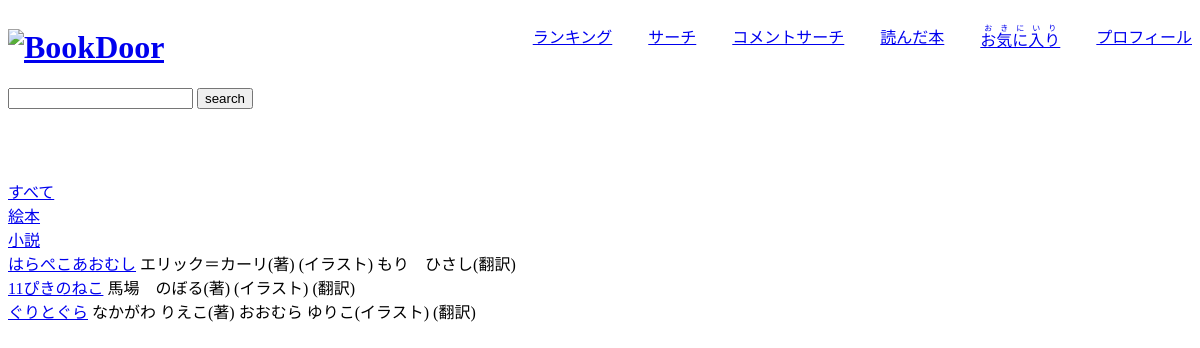
The page /book_search/1/None on the database its author committed.
### bookdoor/models.py (models this page shows, shortened)
class Category(models.Model):
  category=models.CharField(max_length=20)

class Book(models.Model):
  title=models.CharField(max_length=100)
  author=models.CharField(max_length=100,blank=True, null=True)
  illustrator=models.CharField(max_length=100,blank=True, null=True)
  translator=models.CharField(max_length=100,blank=True, null=True)
  publisher=models.CharField(max_length=100,blank=True, null=True)
  category_id=models.IntegerField(blank=True, null=True)
  url=models.CharField(max_length=100,blank=True, null=True)
  code=models.CharField(max_length=10)
  evaluation=models.FloatField(default=0)
  date=models.DateField(blank=True, null=True)

### bookdoor/views.py (the view, shortened to what this page needs)
# urls.py: path(r'book_search/<int:category_id>/<str:search>',BookSearchView.as_view(),\
class BookSearchView(TemplateView):
  def __init__(self):
    self.params={
      'form':BookSearchForm(),
      'search':'None',
      'data':'',
      'count':'',
      'category':Category.objects.all(),
      'category_id':'',
    }
  def get(self,request,category_id,search):
    if search != 'None' and category_id != 0:
      data=Book.objects.filter(Q(title__icontains=search)|Q(author__icontains=search)|\
        Q(illustrator__icontains=search)|Q(translator__icontains=search)|\
          Q(publisher__icontains=search)).filter(category_id=category_id)
    elif category_id != 0:
      data=Book.objects.filter(category_id=category_id)
    elif search != 'None':
      data=Book.objects.filter(Q(title__icontains=search)|Q(author__icontains=search)|\
        Q(illustrator__icontains=search)|Q(translator__icontains=search)|\
          Q(publisher__icontains=search))
    else:
      data=Book.objects.all()
    self.params['count']=len(data)
    self.params['data']=data
    if search != 'None':
      initial_dict=dict(search=search)
      self.params['form']=BookSearchForm(request.GET or None, initial=initial_dict)
    self.params['search']=search
    self.params['category_id']=category_id
    return render(request,'bookdoor/book_search.html', self.params)

### bookdoor/forms.py
class BookSearchForm(forms.Form):
  search=forms.CharField(label='',required=None)

### bookdoor/templates/bookdoor/book_search.html (shortened to what this page needs)
{% extends 'bookdoor/layout.html' %}
{% block content %}
<form action="{% url 'bookdoor:book_search' category_id 'None' %}" method="post">
  {{ form }}
  <input type="submit" value="search">
</form>
<br><br><br>
<div>
  <div><a href="{% url 'bookdoor:book_search' 0 search %}">すべて</a></div>
  {% for item in category %}
  <div><a href="{% url 'bookdoor:book_search' item.id search %}">{{ item.category }}</a></div>
  {% endfor %}
</div>
{% if count == 0 %}
<div>存在しません</div>
{% else %}
{% for item in data %}
<tr>
  <th><a href="{% url 'bookdoor:book_detail' item.code %}" >{{ item.title }}</a></th>
  <td>
    {% if item.author != None %}
    {{ item.author}}(著)
    {% endif %}
  </td>
  <td>
    {% if item.illustrator != None %}
    {{ item.illustrator}}(イラスト)
    {% endif %}
  </td>
  <td>
    {% if item.translator != None %}
    {{ item.translator }}(翻訳)
    {% endif %}
  </td>
</tr>
<br>
{% endfor %}
{% endif %}
{% endblock %}

### rows shown on the page
Category: category "絵本"
Category: category "小説"
Book: title "はらぺこあおむし", author "エリック＝カーリ", translator "もり ひさし"
Book: title "11ぴきのねこ", author "馬場 のぼる"
Book: title "ぐりとぐら", author "なかがわ りえこ", illustrator "おおむら ゆりこ"
